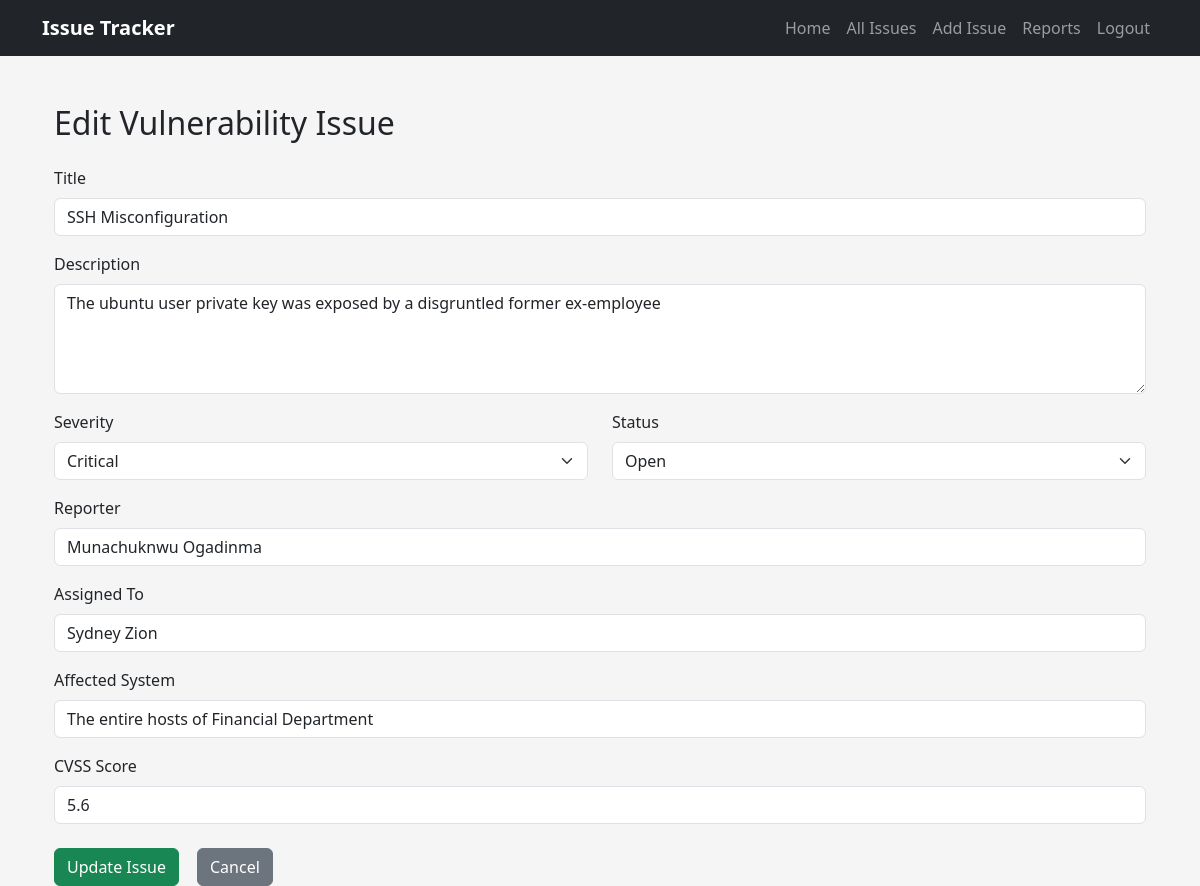
/edit-issue/1 (signed in), run on the app's committed database.
### models.py (models this page shows, shortened)
class VulnIssue(db.Model):
    __tablename__ = "issues"
    id = db.Column(db.Integer, primary_key=True,autoincrement=True)
    title = db.Column(db.String(100), nullable=False)
    description = db.Column(db.Text, nullable=False)
    severity = db.Column(db.String(20), nullable=False)
    status = db.Column(db.String(20), nullable=False)
    reporter = db.Column(db.String(100), nullable=False)
    assigned_to = db.Column(db.String(100), nullable=False)
    affected_system = db.Column(db.String(150), nullable=False)
    cvss_score = db.Column(db.Float, nullable=False)
    created_at = db.Column(db.DateTime, default=datetime.utcnow)
    updated_at = db.Column(
    db.DateTime,
    default=datetime.utcnow,
    onupdate=datetime.utcnow
    )

### routes.py (the view, shortened to what this page needs)
@api.route("/edit-issue/<int:issue_id>", methods=["GET", "POST"])
def edit_issue(issue_id):
    issue = db.session.get(VulnIssue, issue_id)
    if issue is None:
        return "Issue not found", 404
    return render_template(
        "edit_issue.html",
        issue=issue
    )

### templates/edit_issue.html (shortened to what this page needs)
{% extends "base.html" %}
{% block content %}
<div class="container mt-4">
    <h2 class="mb-4">Edit Vulnerability Issue</h2>
    <form method="POST">
        <div class="mb-3">
            <label for="title" class="form-label">Title</label>
            <input
                type="text"
                class="form-control"
                id="title"
                name="title"
                value="{{ issue.title }}"
                required
            >
        </div>
        <div class="mb-3">
            <label for="description" class="form-label">Description</label>
            <textarea
                class="form-control"
                id="description"
                name="description"
                rows="4"
                required
            >{{ issue.description }}</textarea>
        </div>
        <div class="row">
            <div class="col-md-6 mb-3">
                <label for="severity" class="form-label">Severity</label>
                <select class="form-select" id="severity" name="severity">
                    <option value="Critical" {% if issue.severity == "Critical" %}selected{% endif %}>
                        Critical
                    </option>
                </select>
            </div>
            <div class="col-md-6 mb-3">
                <label for="status" class="form-label">Status</label>
                <select class="form-select" id="status" name="status">
                    <option value="Open" {% if issue.status == "Open" %}selected{% endif %}>
                        Open
                    </option>
                </select>
            </div>
        </div>
        <div class="mb-3">
            <label for="reporter" class="form-label">Reporter</label>
            <input
                type="text"
                class="form-control"
                id="reporter"
                name="reporter"
                value="{{ issue.reporter }}"
                required
            >
        </div>
        <div class="mb-3">
            <label for="assigned_to" class="form-label">Assigned To</label>
            <input
                type="text"
                class="form-control"
                id="assigned_to"
                name="assigned_to"
                value="{{ issue.assigned_to }}"
                required
            >
        </div>
        <div class="mb-3">
            <label for="affected_system" class="form-label">Affected System</label>
            <input
                type="text"
                class="form-control"
                id="affected_system"
                name="affected_system"
                value="{{ issue.affected_system }}"
                required
            >
        </div>
        <div class="mb-4">
            <label for="cvss_score" class="form-label">CVSS Score</label>
            <input
                type="number"
                class="form-control"
                id="cvss_score"
                name="cvss_score"
                value="{{ issue.cvss_score }}"
                step="0.1"
                min="0"
                max="10"
                required
            >
        </div>
        <div class="d-flex gap-2">
            <button type="submit" class="btn btn-success">
                Update Issue
            </button>
            <a href="/issues-page" class="btn btn-secondary">
                Cancel
            </a>
        </div>
    </form>
</div>
{% endblock %}

### static/css/style.css (style rules this page uses)
body { background: #f5f5f5; }
.btn { margin-right: 10px; }

### data on the page
VulnIssue: title "SSH Misconfiguration", description "The ubuntu user private key was exposed by a disgruntled former ex-employee", severity "Critical", status "Open", reporter "Munachuknwu Ogadinma", assigned_to "Sydney Zion", affected_system "The entire hosts of Financial Department", cvss_score "5.6"
